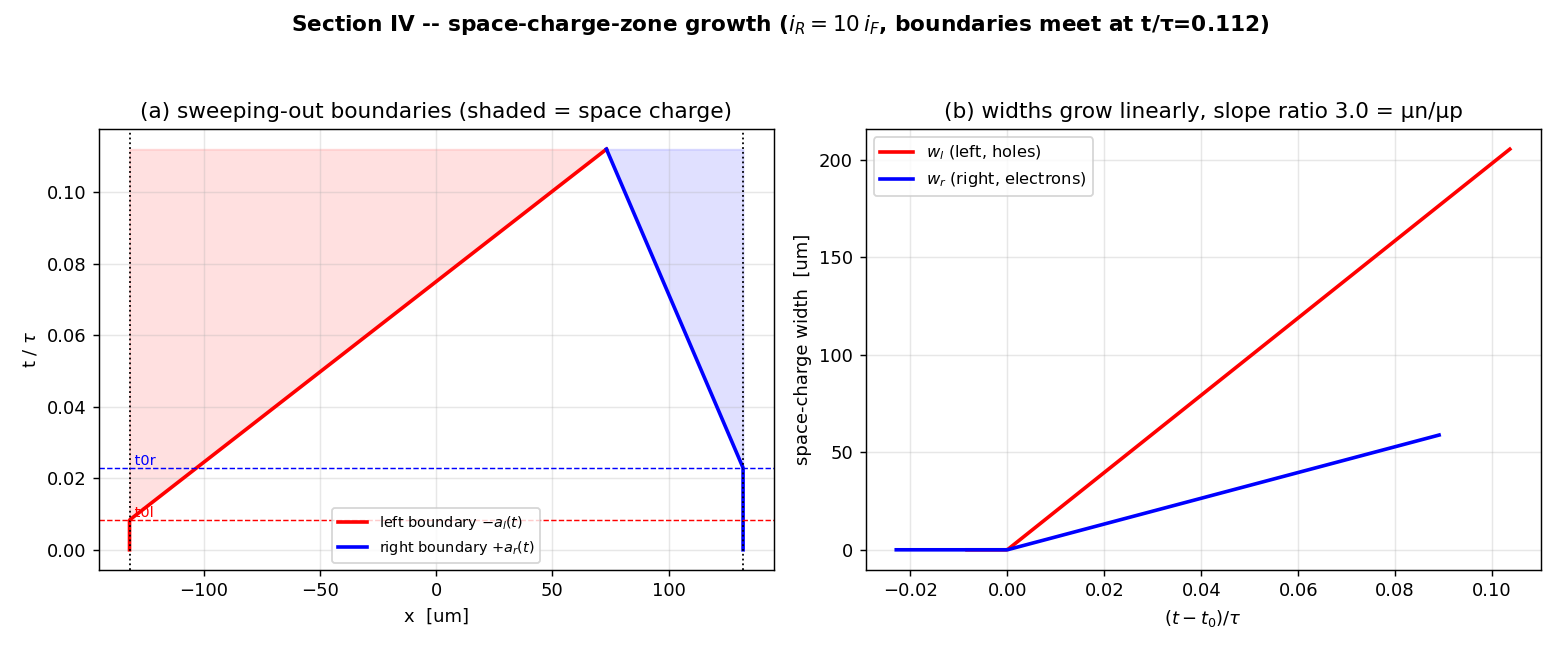

Write Python code to recreate this figure.
"""
fig_scz_growth.py -- Section IV: growth of the space-charge zones.

The two sweeping-out boundaries advance inward from x=-d (left, holes) and
x=+d (right, electrons), starting at the storage times t0l < t0r.  Their
positions x = -a_l(t) and x = +a_r(t) and the space-charge widths w_l, w_r
grow linearly (Eqs. 46-49); the left moves mu_n/mu_p = 3x faster, so it fills
first.  When the boundaries meet (w_l + w_r = 2d) the swamped zone is gone.
This is the quantitative version of the paper's schematic Figs. 11-13.
"""
import os
import numpy as np
import matplotlib
matplotlib.use("Agg")
import matplotlib.pyplot as plt
from benda_spenke_model import Device, storage_times
from space_charge_model import sc_widths, meet_time, boundary_rates

HERE = os.path.dirname(__file__)


def main():
    dev = Device(d_over_L=1.0)
    iR = 10 * dev.iF
    t0l, t0r = storage_times(dev, iR, method="analytic")
    tm = meet_time(dev, iR, t0l, t0r)
    t = np.linspace(0, tm, 400)
    wl, wr = sc_widths(dev, iR, t, t0l, t0r)
    al = dev.d - wl          # left boundary at x = -a_l
    ar = dev.d - wr          # right boundary at x = +a_r
    um = 1e4                 # cm -> um

    fig, (ax1, ax2) = plt.subplots(1, 2, figsize=(12, 5))

    # (a) boundary trajectories in the (x, t) plane
    ax1.plot(-al * um, t / dev.tau, "r", lw=2, label=r"left boundary $-a_l(t)$")
    ax1.plot(ar * um, t / dev.tau, "b", lw=2, label=r"right boundary $+a_r(t)$")
    ax1.axvline(-dev.d * um, color="k", ls=":", lw=1)
    ax1.axvline(dev.d * um, color="k", ls=":", lw=1)
    ax1.fill_betweenx(t / dev.tau, -dev.d * um, -al * um, color="r", alpha=0.12)
    ax1.fill_betweenx(t / dev.tau, ar * um, dev.d * um, color="b", alpha=0.12)
    ax1.axhline(t0l / dev.tau, color="r", ls="--", lw=0.8)
    ax1.axhline(t0r / dev.tau, color="b", ls="--", lw=0.8)
    ax1.text(-dev.d * um, t0l / dev.tau, " t0l", color="r", fontsize=8, va="bottom")
    ax1.text(-dev.d * um, t0r / dev.tau, " t0r", color="b", fontsize=8, va="bottom")
    ax1.set_xlabel("x  [um]"); ax1.set_ylabel(r"t / $\tau$")
    ax1.set_title("(a) sweeping-out boundaries (shaded = space charge)")
    ax1.legend(fontsize=8); ax1.grid(alpha=0.3)

    # (b) space-charge widths vs time
    ax2.plot((t - t0l) / dev.tau, wl * um, "r", lw=2, label=r"$w_l$ (left, holes)")
    ax2.plot((t - t0r) / dev.tau, wr * um, "b", lw=2, label=r"$w_r$ (right, electrons)")
    Rl, Rr = boundary_rates(dev, iR)
    ax2.set_xlabel(r"$(t-t_0)/\tau$"); ax2.set_ylabel("space-charge width  [um]")
    ax2.set_title(f"(b) widths grow linearly, slope ratio "
                  f"{Rl/Rr:.1f} = μn/μp")
    ax2.legend(fontsize=9); ax2.grid(alpha=0.3)

    fig.suptitle("Section IV -- space-charge-zone growth "
                 r"($i_R=10\,i_F$, boundaries meet at "
                 f"t/τ={tm/dev.tau:.3f})", fontweight="bold")
    fig.tight_layout(rect=[0, 0, 1, 0.95])
    out = os.path.join(HERE, "fig_scz_growth.png")
    fig.savefig(out, dpi=130)
    print("wrote", out)


if __name__ == "__main__":
    main()
